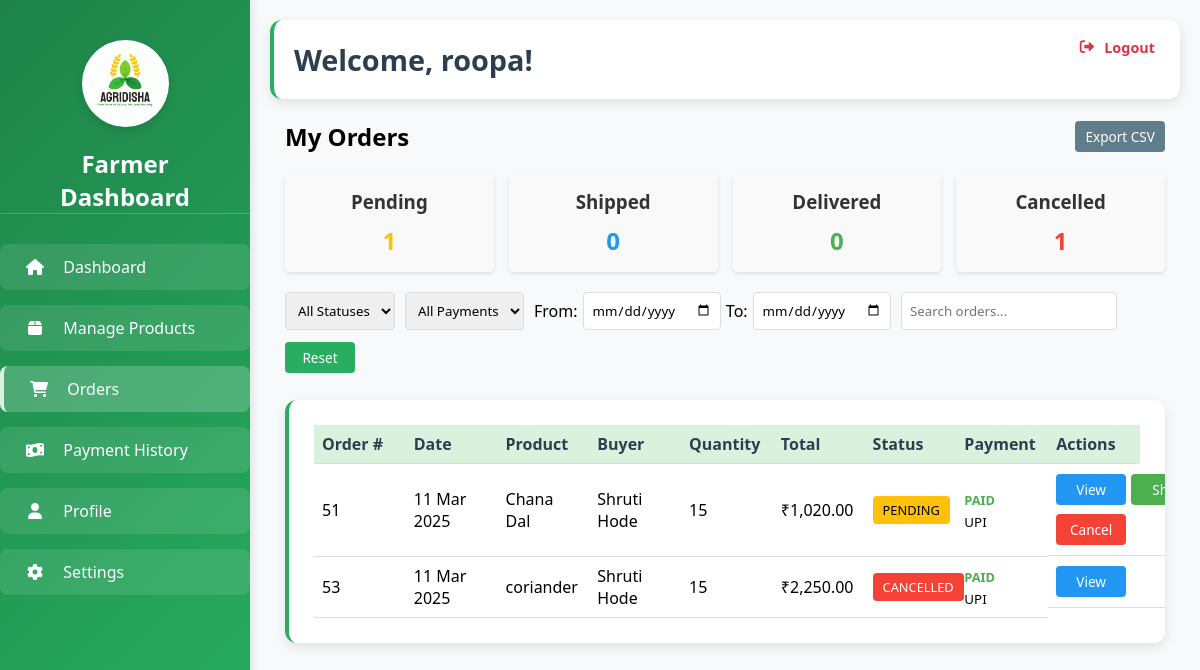
Screenshot of /fardemo.php?tab=orders (signed in) with the database file from the repository.
### tables this page shows
CREATE TABLE IF NOT EXISTS `orders` (
  `id` int NOT NULL AUTO_INCREMENT,
  `buyer_id` int NOT NULL,
  `seller_id` int NOT NULL,
  `product_id` int NOT NULL,
  `quantity` int NOT NULL,
  `total_price` decimal(10,2) NOT NULL,
  `created_at` timestamp NULL DEFAULT CURRENT_TIMESTAMP,
  `order_date` date NOT NULL,
  `status` enum('Pending','Shipped','Delivered','Cancelled') NOT NULL DEFAULT 'Pending',
  PRIMARY KEY (`id`),
  KEY `buyer_id` (`buyer_id`),
  KEY `seller_id` (`seller_id`),
  KEY `product_id` (`product_id`)
);

CREATE TABLE IF NOT EXISTS `products` (
  `id` int NOT NULL AUTO_INCREMENT,
  `name` varchar(255) NOT NULL,
  `description` text,
  `price` decimal(10,2) NOT NULL,
  `unit` varchar(50) NOT NULL,
  `quantity` int NOT NULL,
  `category` varchar(100) NOT NULL,
  `location` varchar(100) NOT NULL,
  `image_url` varchar(255) DEFAULT NULL,
  `seller_id` int NOT NULL,
  `organic_certified` tinyint(1) DEFAULT '0',
  `in_stock` tinyint(1) DEFAULT '1',
  `delivery_options` varchar(255) DEFAULT NULL,
  `created_at` timestamp NULL DEFAULT CURRENT_TIMESTAMP,
  `updated_at` timestamp NULL DEFAULT CURRENT_TIMESTAMP ON UPDATE CURRENT_TIMESTAMP,
  PRIMARY KEY (`id`),
  KEY `seller_id` (`seller_id`)
);

CREATE TABLE IF NOT EXISTS `users` (
  `id` int NOT NULL AUTO_INCREMENT,
  `username` varchar(100) NOT NULL,
  `email` varchar(100) NOT NULL,
  `password_hash` varchar(255) NOT NULL,
  `role` enum('Farmer','Buyer','Admin') NOT NULL,
  `status` enum('approved','pending') NOT NULL DEFAULT 'pending',
  `otp` varchar(6) NOT NULL,
  `otp_verified` tinyint(1) DEFAULT '0',
  `otp_timestamp` timestamp NULL DEFAULT CURRENT_TIMESTAMP,
  `reset_token` varchar(300) DEFAULT NULL,
  `reset_token_expiry` datetime DEFAULT NULL,
  `address_line1` varchar(255) DEFAULT NULL,
  `address_line2` varchar(255) DEFAULT NULL,
  `city` varchar(100) DEFAULT NULL,
  `state` varchar(100) DEFAULT NULL,
  `postal_code` varchar(20) DEFAULT NULL,
  `country` varchar(100) DEFAULT NULL,
  `phone` varchar(20) DEFAULT NULL,
  PRIMARY KEY (`id`),
  UNIQUE KEY `email` (`email`)
);

CREATE TABLE IF NOT EXISTS `transactions` (
  `id` int NOT NULL AUTO_INCREMENT,
  `order_id` int NOT NULL,
  `buyer_id` int NOT NULL,
  `payment_method` enum('Credit Card','Debit Card','UPI','Net Banking','Cash on Delivery') NOT NULL,
  `amount` decimal(10,2) NOT NULL,
  `payment_status` enum('Paid','Unpaid','Refunded') NOT NULL DEFAULT 'Unpaid',
  `transaction_date` timestamp NULL DEFAULT CURRENT_TIMESTAMP,
  `created_at` timestamp NULL DEFAULT CURRENT_TIMESTAMP,
  PRIMARY KEY (`id`),
  KEY `order_id` (`order_id`),
  KEY `buyer_id` (`buyer_id`)
);

### orders.php (the view, shortened to what this page needs)
<?php
include 'db.php';
$farmer_id = $_SESSION['id'];
$orders = [];
$query = "
    SELECT
        o.id AS order_id,
        o.quantity,
        o.total_price,
        o.order_date,
        o.status,
        o.created_at,
        p.name AS product_name,
        p.price AS unit_price,
        p.image_url,
        u.username AS buyer_name,
        u.phone AS buyer_phone,
        u.email AS buyer_email,
        u.address_line1 AS buyer_address_line1,
        u.address_line2 AS buyer_address_line2,
        u.city AS buyer_city,
        u.state AS buyer_state,
        u.postal_code AS buyer_postal_code,
        t.payment_method,
        t.payment_status,
        t.transaction_date
    FROM orders o
    JOIN products p ON o.product_id = p.id
    JOIN users u ON o.buyer_id = u.id
    LEFT JOIN transactions t ON o.id = t.order_id
    WHERE o.seller_id = ?
    ORDER BY o.order_date DESC, o.created_at DESC
";
$stmt = $conn->prepare($query);
$stmt->bind_param("i", $farmer_id);
$stmt->execute();
$result = $stmt->get_result();
if ($result) {
    while ($row = $result->fetch_assoc()) {
        $orders[] = $row;
    }
}
?>
<div class="orders-container">
    <div class="orders-header">
        <h2>My Orders</h2>
        <button onclick="exportOrders()" class="action-btn print-button">Export CSV</button>
    </div>
    <div class="orders-summary">
        <div class="summary-card">
            <h3>Pending</h3>
            <p class="pending"><?php echo count(array_filter($orders, function($o) { return $o['status'] === 'Pending'; })); ?></p>
        </div>
        <div class="summary-card">
            <h3>Shipped</h3>
            <p class="shipped"><?php echo count(array_filter($orders, function($o) { return $o['status'] === 'Shipped'; })); ?></p>
        </div>
        <div class="summary-card">
            <h3>Delivered</h3>
            <p class="delivered"><?php echo count(array_filter($orders, function($o) { return $o['status'] === 'Delivered'; })); ?></p>
        </div>
        <div class="summary-card">
            <h3>Cancelled</h3>
            <p class="cancelled"><?php echo count(array_filter($orders, function($o) { return $o['status'] === 'Cancelled'; })); ?></p>
        </div>
    </div>
    <div class="orders-filters search-filter">
        <select id="status-filter">
            <option value="">All Statuses</option>
        </select>
        <select id="payment-filter">
            <option value="">All Payments</option>
        </select>
        <div class="date-range">
            <label for="date-from">From:</label>
            <input type="date" id="date-from">
            <label for="date-to">To:</label>
            <input type="date" id="date-to">
        </div>
        <input type="text" id="search-input" placeholder="Search orders...">
        <button onclick="resetFilters()" class="action-btn">Reset</button>
    </div>
    <?php if (empty($orders)): ?>
        <div class="no-orders" style="text-align: center; padding: 20px; color: #888;">
            <p>No orders yet</p>
        </div>
    <?php else: ?>
        <div class="table-container">
            <table>
                <thead>
                    <tr>
                        <th>Order #</th>
                        <th>Date</th>
                        <th>Product</th>
                        <th>Buyer</th>
                        <th>Quantity</th>
                        <th>Total</th>
                        <th>Status</th>
                        <th>Payment</th>
                        <th>Actions</th>
                    </tr>
                </thead>
                <tbody>
                    <?php foreach ($orders as $order): ?>
                        <tr data-status="<?php echo htmlspecialchars($order['status']); ?>"
                            data-payment="<?php echo htmlspecialchars($order['payment_status'] ?? 'Unpaid'); ?>"
                            data-date="<?php echo date('Y-m-d', strtotime($order['order_date'])); ?>">
                            <td><?php echo htmlspecialchars($order['order_id']); ?></td>
                            <td><?php echo date('d M Y', strtotime($order['order_date'])); ?></td>
                            <td><?php echo htmlspecialchars($order['product_name']); ?></td>
                            <td><?php echo htmlspecialchars($order['buyer_name']); ?></td>
                            <td><?php echo htmlspecialchars($order['quantity']); ?></td>
                            <td>₹<?php echo number_format($order['total_price'], 2); ?></td>
                            <td>
                                <span class="order-status status-<?php echo strtolower(htmlspecialchars($order['status'])); ?>">
                                    <?php echo htmlspecialchars($order['status']); ?>
                                </span>
                            </td>
                            <td>
                                <span class="payment-status payment-<?php echo strtolower(htmlspecialchars($order['payment_status'] ?? 'unpaid')); ?>">
                                    <?php echo htmlspecialchars($order['payment_status'] ?? 'Unpaid'); ?>
                                </span>
                                <br>
                                <small><?php echo htmlspecialchars($order['payment_method'] ?? 'N/A'); ?></small>
                            </td>
                            <td class="action-buttons">
                                <button class="action-btn view-btn" onclick="viewOrderDetails(<?php echo $order['order_id']; ?>)">View</button>
                                <?php if ($order['status'] === 'Pending'): ?>
                                    <button class="action-btn ship-btn" onclick="updateOrderStatus(<?php echo $order['order_id']; ?>, 'Shipped')">Ship</button>
                                    <button class="action-btn cancel-btn" onclick="updateOrderStatus(<?php echo $order['order_id']; ?>, 'Cancelled')">Cancel</button>
                                <?php elseif ($order['status'] === 'Shipped'): ?>
                                    <button class="action-btn complete-btn" onclick="updateOrderStatus(<?php echo $order['order_id']; ?>, 'Delivered')">Mark Delivered</button>
                                <?php endif; ?>
                            </td>
                        </tr>
                    <?php endforeach; ?>
                </tbody>
            </table>
        </div>
    <?php endif; ?>
</div>

### ASSETS/CSS/buyer.css (style rules this page uses)
:root { --primary-green: #1e8449; --secondary-green: #27ae60; --light-green: #daf1de; --accent-brown: #8b4513; --neutral-beige: #f5f0e1; --text-dark: #2c3e50; --text-light: #ffffff; --shadow: rgba(0, 0, 0, 0.1); }
* { margin: 0; padding: 0; box-sizing: border-box; font-family: 'Segoe UI', Tahoma, Geneva, Verdana, sans-serif; }
body { font-family: 'Segoe UI', Tahoma, Geneva, Verdana, sans-serif; margin: 0; padding: 0; background-color: #f8f9fa; }
.table-container { background: white; padding: 25px; border-radius: 12px; box-shadow: 0 4px 12px var(--shadow); margin-top: 25px; border-left: 4px solid var(--secondary-green); }
table { width: 100%; border-collapse: separate; border-spacing: 0; }
th { background-color: var(--light-green); color: var(--text-dark); padding: 15px; text-align: left; font-weight: 600; border-bottom: 2px solid var(--secondary-green); }
td { padding: 15px; border-bottom: 1px solid rgba(0, 0, 0, 0.05); }
button { background-color: var(--secondary-green); color: white; padding: 12px 20px; border: none; border-radius: 8px; cursor: pointer; font-weight: 500; transition: all 0.3s ease; }

### orders.php (style rules this page uses)
.orders-container { width: 100%; margin: 0; padding: 0 15px; box-sizing: border-box; }
.orders-header { display: flex; justify-content: space-between; align-items: center; margin-bottom: 20px; }
.orders-summary { display: flex; gap: 15px; margin-bottom: 20px; flex-wrap: wrap; }
.summary-card { flex: 1; min-width: 120px; background-color: #f9f9f9; border-radius: 5px; padding: 15px; text-align: center; box-shadow: 0 2px 4px rgba(0,0,0,0.1); }
.summary-card h3 { margin-top: 0; color: #333; }
.summary-card p { font-size: 1.5em; font-weight: bold; margin: 10px 0 0; }
.pending { color: #FFC107; }
.shipped { color: #2196F3; }
.delivered { color: #4CAF50; }
.cancelled { color: #F44336; }
.orders-filters { display: flex; gap: 10px; margin-bottom: 15px; flex-wrap: wrap; }
.order-status { padding: 5px 10px; border-radius: 4px; font-size: 0.8em; text-transform: uppercase; display: inline-block; }
.status-pending { background-color: #FFC107; color: black; }
.status-cancelled { background-color: #F44336; color: white; }
.payment-status { font-weight: bold; text-transform: uppercase; font-size: 0.8em; }
.payment-paid { color: #4CAF50; }
.action-buttons { display: flex; gap: 5px; flex-wrap: wrap; justify-content: flex-start; align-items: center; }
.action-btn { padding: 6px 10px; border-radius: 4px; cursor: pointer; border: none; font-size: 0.85em; font-weight: 500; min-width: 70px; text-align: center; transition: all 0.2s ease; margin: 2px 0; }
.view-btn { background-color: #2196F3; color: white; }
.ship-btn { background-color: #4CAF50; color: white; }
.cancel-btn { background-color: #F44336; color: white; }
table th:last-child, table td:last-child { min-width: 180px; width: auto; }
.search-filter { display: flex; gap: 10px; flex-wrap: wrap; }
.search-filter input, .search-filter select { padding: 8px; border: 1px solid #ddd; border-radius: 4px; }
.date-range { display: flex; gap: 5px; align-items: center; }
.table-container { width: 100%; overflow-x: auto; overflow-y: hidden; }
table { width: 100%; border-collapse: collapse; border-spacing: 0; table-layout: fixed; }
table th, table td { padding: 8px; text-align: left; border-bottom: 1px solid #ddd; word-wrap: break-word; }
.print-button { background-color: #607D8B; color: white; }

### rows the page displays
orders: id "51", order_date "11 Mar 2025", product.name "Chana Dal", buyer.username "Shruti Hode", quantity "15", total_price "1,020.00", status "PENDING", transactions.payment_status "PAID", transactions.payment_method "UPI"
orders: id "53", order_date "11 Mar 2025", product.name "coriander", buyer.username "Shruti Hode", quantity "15", total_price "2,250.00", status "CANCELLED", transactions.payment_status "PAID", transactions.payment_method "UPI"

### other values shown
$_SESSION['username'] "roopa"
